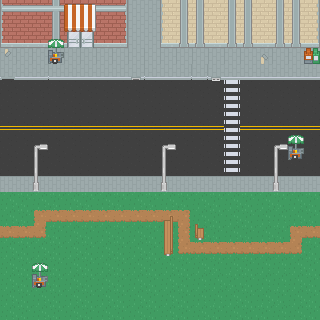

Tiled map render using the project's own tile images. Description and the whole map definition, tile-layer contents included, below:
An orthogonal 20x20 tile map with 16x16 px tiles, 2 tile layers (Tile Layer 1, Tile Layer 2) and 3 objects.

<map version="1.0" orientation="orthogonal" renderorder="right-down" width="20" height="20" tilewidth="16" tileheight="16" nextobjectid="7">
 <tileset firstgid="1" name="roguelikeCity" tilewidth="16" tileheight="16" spacing="1" tilecount="1036" columns="37">
  <image source="roguelikeCity.png" trans="ff00ff" width="628" height="475" />
 </tileset>
 <layer name="Tile Layer 1" width="20" height="20">
  <data encoding="csv">
261,262,262,150,262,262,262,263,741,742,195,159,159,196,159,159,196,159,159,197,
187,188,188,151,188,188,188,189,741,742,195,159,159,196,159,159,196,159,159,197,
298,299,299,152,299,299,299,300,741,742,306,160,160,307,160,160,307,160,160,308,
778,741,741,741,741,741,741,741,741,741,741,741,741,741,741,741,779,741,741,741,
854,816,816,815,816,816,816,816,853,815,816,817,817,852,816,816,816,816,816,816,
715,715,715,715,715,715,715,715,715,715,715,715,715,861,826,715,715,715,715,715,
715,715,715,715,715,715,715,715,715,715,715,715,715,715,826,715,715,715,715,715,
718,718,718,718,718,718,718,718,718,718,718,718,718,718,826,718,718,718,718,718,
755,755,755,755,755,755,755,755,755,755,755,755,755,755,826,755,755,755,755,755,
715,715,715,715,715,715,715,715,715,715,715,715,715,715,826,715,715,715,715,715,
715,715,715,715,715,715,715,715,715,715,715,715,715,715,826,715,715,715,715,715,
705,705,705,705,705,705,705,705,705,705,705,705,705,705,705,705,705,705,705,705,
889,890,889,890,889,890,889,890,889,890,889,890,889,890,889,890,889,890,889,890,
889,890,941,982,982,982,982,982,982,982,982,942,889,890,889,890,889,889,889,890,
982,982,979,890,889,890,889,890,889,890,889,945,889,890,889,890,889,890,941,982,
889,890,889,890,889,890,889,890,889,890,889,978,982,982,982,982,982,982,979,890,
889,890,889,890,889,890,889,890,889,890,889,890,889,890,889,890,889,889,889,890,
889,890,889,890,889,890,889,890,889,890,889,890,889,889,890,890,889,889,889,890,
889,890,889,890,889,890,889,890,889,890,889,890,889,889,889,890,889,890,889,890,
889,890,889,890,889,890,889,890,889,890,889,890,889,890,889,890,890,889,889,890
</data>
 </layer>
 <objectgroup name="Object Layer 1">
  <object id="2" x="31.3333" y="270.833" width="18" height="18">
   <properties>
    <property name="Tag" value="Portal" />
   </properties>
   <ellipse />
  </object>
  <object id="5" x="287.667" y="142.833" width="18" height="18">
   <properties>
    <property name="Tag" value="Portal" />
   </properties>
   <ellipse />
  </object>
  <object id="6" x="47" y="46.6667" width="18" height="18">
   <properties>
    <property name="Tag" value="Portal" />
   </properties>
   <ellipse />
  </object>
 </objectgroup>
 <layer name="Tile Layer 2" width="20" height="20">
  <data encoding="csv">
0,0,0,0,361,363,0,0,0,0,0,0,0,0,0,0,0,0,0,0,
0,0,0,0,398,400,0,0,0,0,0,0,0,0,0,0,0,0,0,0,
0,0,0,553,949,950,0,0,0,0,0,0,0,0,0,0,0,0,0,0,
0,0,0,551,0,0,0,0,0,0,0,0,0,0,0,0,0,0,0,290,
0,0,0,0,0,0,0,0,0,0,0,0,0,0,0,0,0,0,0,0,
0,0,0,0,0,0,0,0,0,0,0,0,0,0,0,0,0,0,0,0,
0,0,0,0,0,0,0,0,0,0,0,0,0,0,0,0,0,0,0,0,
0,0,0,0,0,0,0,0,0,0,0,0,0,0,0,0,0,0,0,0,
0,0,0,0,0,0,0,0,0,0,0,0,0,0,0,0,0,0,553,0,
0,0,595,0,0,0,0,0,0,0,595,0,0,0,0,0,0,595,551,0,
0,0,632,0,0,0,0,0,0,0,632,0,0,0,0,0,0,632,0,0,
0,0,669,0,0,0,0,0,0,0,669,0,0,0,0,0,0,669,0,0,
0,0,0,0,0,0,0,0,0,0,0,0,0,0,0,0,0,0,0,0,
0,0,0,0,0,0,0,0,0,0,535,0,0,0,0,0,0,0,0,0,
0,0,0,0,0,0,0,0,0,0,572,0,537,0,0,0,0,0,0,0,
0,0,0,0,0,0,0,0,0,0,609,0,0,0,0,0,0,0,0,0,
0,0,553,0,0,0,0,0,0,0,0,0,0,0,0,0,0,0,0,0,
0,0,588,0,0,0,0,0,0,0,0,0,0,0,0,0,0,0,0,0,
0,0,0,0,0,0,0,0,0,0,0,0,0,0,0,0,0,0,0,0,
0,0,0,0,0,0,0,0,0,0,0,0,0,0,0,0,0,0,0,0
</data>
 </layer>
</map>
